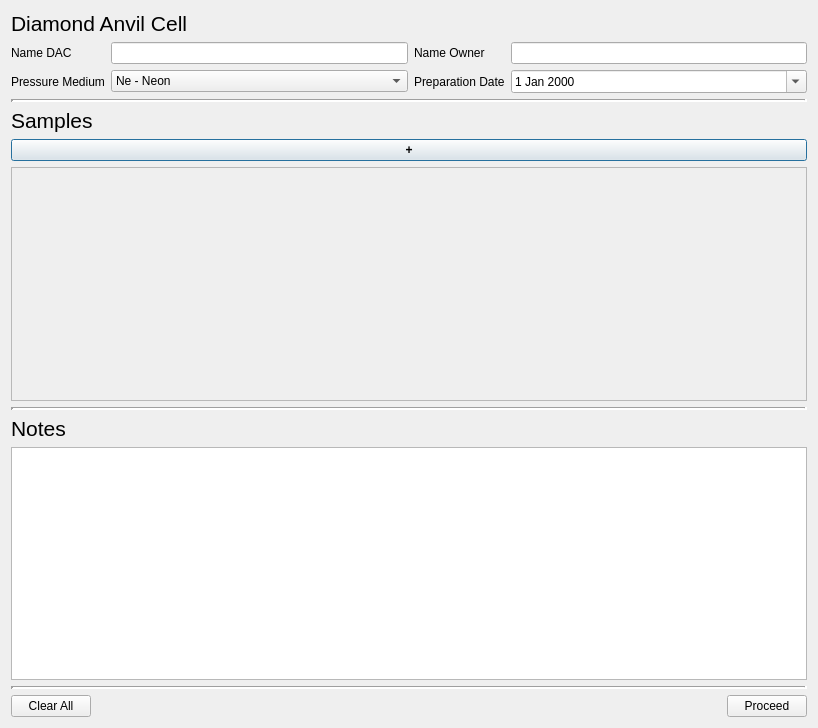
<?xml version="1.0" encoding="UTF-8"?>
<ui version="4.0">
 <class>SetupDAC</class>
 <widget class="QDialog" name="SetupDAC">
  <property name="geometry">
   <rect>
    <x>0</x>
    <y>0</y>
    <width>818</width>
    <height>728</height>
   </rect>
  </property>
  <property name="windowTitle">
   <string>Setup DAC Window</string>
  </property>
  <layout class="QVBoxLayout" name="verticalLayout">
   <item>
    <widget class="QLabel" name="label_5">
     <property name="font">
      <font>
       <pointsize>16</pointsize>
       <weight>50</weight>
       <bold>false</bold>
      </font>
     </property>
     <property name="text">
      <string>Diamond Anvil Cell</string>
     </property>
    </widget>
   </item>
   <item>
    <layout class="QGridLayout" name="gridLayout_2">
     <item row="0" column="3">
      <widget class="QLineEdit" name="le_dac_owner">
       <property name="text">
        <string/>
       </property>
      </widget>
     </item>
     <item row="0" column="0">
      <widget class="QLabel" name="label">
       <property name="text">
        <string>Name DAC</string>
       </property>
      </widget>
     </item>
     <item row="0" column="2">
      <widget class="QLabel" name="label_2">
       <property name="text">
        <string>Name Owner</string>
       </property>
      </widget>
     </item>
     <item row="1" column="2">
      <widget class="QLabel" name="label_4">
       <property name="text">
        <string>Preparation Date</string>
       </property>
      </widget>
     </item>
     <item row="0" column="1">
      <widget class="QLineEdit" name="le_dac_name"/>
     </item>
     <item row="1" column="0">
      <widget class="QLabel" name="label_3">
       <property name="text">
        <string>Pressure Medium</string>
       </property>
      </widget>
     </item>
     <item row="1" column="1">
      <widget class="QComboBox" name="cb_dac_pressure_medium">
       <item>
        <property name="text">
         <string>Ne - Neon</string>
        </property>
       </item>
       <item>
        <property name="text">
         <string>He - Helium</string>
        </property>
       </item>
       <item>
        <property name="text">
         <string>Other</string>
        </property>
       </item>
      </widget>
     </item>
     <item row="1" column="3">
      <widget class="QDateEdit" name="date_dac_prep">
       <property name="calendarPopup">
        <bool>true</bool>
       </property>
      </widget>
     </item>
    </layout>
   </item>
   <item>
    <widget class="Line" name="line">
     <property name="lineWidth">
      <number>3</number>
     </property>
     <property name="orientation">
      <enum>Qt::Horizontal</enum>
     </property>
    </widget>
   </item>
   <item>
    <widget class="QLabel" name="label_6">
     <property name="font">
      <font>
       <pointsize>16</pointsize>
       <weight>50</weight>
       <bold>false</bold>
      </font>
     </property>
     <property name="text">
      <string>Samples</string>
     </property>
    </widget>
   </item>
   <item>
    <widget class="QPushButton" name="bt_add_sample">
     <property name="font">
      <font>
       <weight>75</weight>
       <bold>true</bold>
      </font>
     </property>
     <property name="toolTip">
      <string>Click to add another sample to the DAC</string>
     </property>
     <property name="text">
      <string>+</string>
     </property>
    </widget>
   </item>
   <item>
    <widget class="QScrollArea" name="scroll_dac_samples">
     <property name="widgetResizable">
      <bool>true</bool>
     </property>
     <widget class="QWidget" name="scrollAreaWidgetContents">
      <property name="geometry">
       <rect>
        <x>0</x>
        <y>0</y>
        <width>798</width>
        <height>220</height>
       </rect>
      </property>
     </widget>
    </widget>
   </item>
   <item>
    <widget class="Line" name="line_3">
     <property name="lineWidth">
      <number>3</number>
     </property>
     <property name="orientation">
      <enum>Qt::Horizontal</enum>
     </property>
    </widget>
   </item>
   <item>
    <widget class="QLabel" name="label_7">
     <property name="font">
      <font>
       <pointsize>16</pointsize>
       <weight>50</weight>
       <bold>false</bold>
      </font>
     </property>
     <property name="text">
      <string>Notes</string>
     </property>
    </widget>
   </item>
   <item>
    <widget class="QPlainTextEdit" name="te_dac_notes"/>
   </item>
   <item>
    <widget class="Line" name="line_2">
     <property name="lineWidth">
      <number>3</number>
     </property>
     <property name="orientation">
      <enum>Qt::Horizontal</enum>
     </property>
    </widget>
   </item>
   <item>
    <layout class="QHBoxLayout" name="horizontalLayout">
     <item>
      <widget class="QPushButton" name="bt_dac_clear_exp">
       <property name="text">
        <string>Clear All</string>
       </property>
      </widget>
     </item>
     <item>
      <spacer name="horizontalSpacer">
       <property name="orientation">
        <enum>Qt::Horizontal</enum>
       </property>
       <property name="sizeHint" stdset="0">
        <size>
         <width>40</width>
         <height>20</height>
        </size>
       </property>
      </spacer>
     </item>
     <item>
      <widget class="QPushButton" name="bt_dac_create_exp">
       <property name="text">
        <string>Proceed</string>
       </property>
      </widget>
     </item>
    </layout>
   </item>
  </layout>
 </widget>
 <tabstops>
  <tabstop>le_dac_name</tabstop>
  <tabstop>le_dac_owner</tabstop>
  <tabstop>cb_dac_pressure_medium</tabstop>
  <tabstop>date_dac_prep</tabstop>
  <tabstop>bt_add_sample</tabstop>
  <tabstop>te_dac_notes</tabstop>
  <tabstop>bt_dac_clear_exp</tabstop>
  <tabstop>bt_dac_create_exp</tabstop>
  <tabstop>scroll_dac_samples</tabstop>
 </tabstops>
 <resources/>
 <connections/>
</ui>
